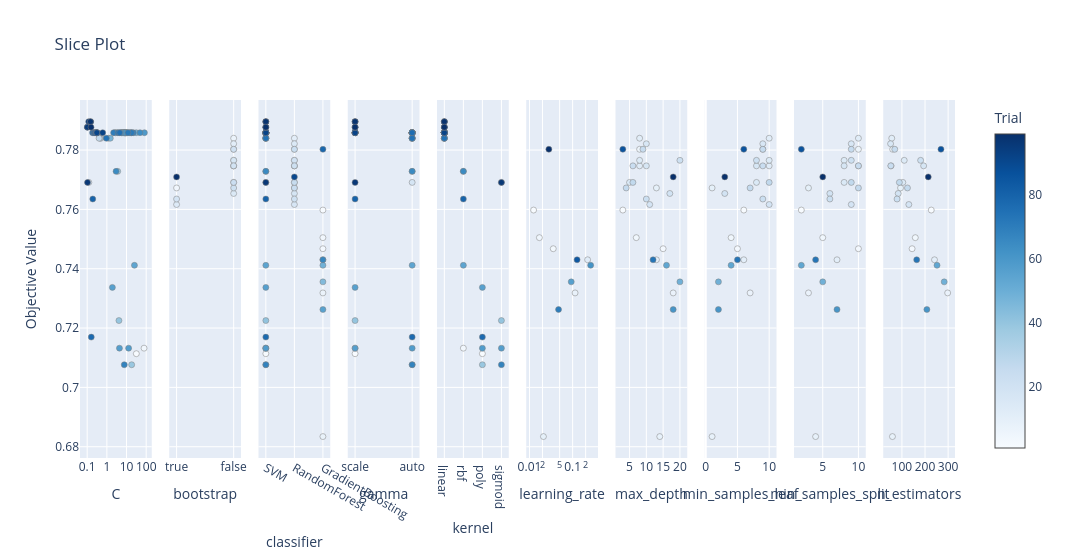

Here is the notebook cell this chart was saved with:
### Code cell
# 3. Slice Plot
plot_slice(study).show()

### Figure 1 — Plotly figure (JSON) as saved in the notebook; plotly's stock layout.template omitted (floating-point values rounded to 4 significant figures)
{"data": [{"marker": {"color": [1, 4, 18, 25, 26, 27, 28, 29, 30, 31, 32, 33, 34, 35, 36, 37, 38, 39, 40, 41, 42, 43, 45, 46, 47, 49, 50, 51, 52, 53, 54, 56, 57, 58, 59, 60, 61, 62, 63, 64, 65, 67, 68, 69, 70, 71, 72, 73, 74, 75, 76, 77, 79, 80, 81, 82, 83, 84, 85, 86, 87, 88, 89, 91, 92, 93, 94, 95, 96, 97, 98, 99], "colorbar": {"title": {"text": "Trial"}, "x": 1, "xpad": 40}, "colorscale": [[0, "rgb(247,251,255)"], [0.125, "rgb(222,235,247)"], [0.25, "rgb(198,219,239)"], [0.375, "rgb(158,202,225)"], [0.5, "rgb(107,174,214)"], [0.625, "rgb(66,146,198)"], [0.75, "rgb(33,113,181)"], [0.875, "rgb(8,81,156)"], [1, "rgb(8,48,107)"]], "line": {"color": "Grey", "width": 0.5}, "showscale": true}, "mode": "markers", "name": "Feasible Trial", "showlegend": false, "type": "scatter", "x": [31.5, 77.71, 0.1211, 0.5017, 0.4401, 0.4019, 1.195, 3.583, 8.738, 8.717, 9.07, 7.813, 7.475, 6.632, 18.36, 2.775, 3.559, 18.23, 4.11, 11.68, 8.545, 2.636, 15.4, 5.522, 1.493, 31.26, 10.12, 6.886, 5.34, 10.12, 25.25, 1.907, 4.372, 12.75, 81.1, 7.692, 6.151, 8.238, 5.24, 48.53, 2.943, 14.76, 7.68, 21.93, 2.204, 18.24, 11.83, 3.699, 0.9412, 4.485, 0.1875, 0.1612, 0.2908, 0.1924, 0.2159, 0.2362, 0.3184, 0.3016, 0.2804, 0.2664, 0.3048, 0.3054, 0.3022, 0.3112, 0.6144, 0.1017, 0.1192, 0.102, 0.1037, 0.15, 0.1469, 0.1565], "xaxis": "x", "y": [0.7114, 0.7132, 0.7691, 0.784, 0.784, 0.784, 0.784, 0.7858, 0.7858, 0.7858, 0.7858, 0.7858, 0.7858, 0.7858, 0.7858, 0.7858, 0.7728, 0.7076, 0.7225, 0.7858, 0.7858, 0.7858, 0.7858, 0.7858, 0.784, 0.7858, 0.7858, 0.7858, 0.7858, 0.7858, 0.7412, 0.7337, 0.7132, 0.7132, 0.7858, 0.7858, 0.7858, 0.7858, 0.7858, 0.7858, 0.7728, 0.7858, 0.7076, 0.7858, 0.7858, 0.7858, 0.7858, 0.7858, 0.784, 0.7858, 0.7858, 0.7169, 0.7858, 0.7635, 0.7858, 0.7858, 0.7858, 0.7858, 0.7858, 0.7858, 0.7858, 0.7858, 0.7858, 0.7858, 0.7858, 0.7877, 0.7896, 0.7877, 0.7691, 0.7896, 0.7896, 0.7877], "yaxis": "y"}, {"marker": {"color": [5, 8, 10, 11, 12, 13, 14, 15, 16, 17, 19, 20, 21, 22, 23, 24, 90], "colorbar": {"title": {"text": "Trial"}, "x": 1, "xpad": 40}, "colorscale": [[0, "rgb(247,251,255)"], [0.125, "rgb(222,235,247)"], [0.25, "rgb(198,219,239)"], [0.375, "rgb(158,202,225)"], [0.5, "rgb(107,174,214)"], [0.625, "rgb(66,146,198)"], [0.75, "rgb(33,113,181)"], [0.875, "rgb(8,81,156)"], [1, "rgb(8,48,107)"]], "line": {"color": "Grey", "width": 0.5}, "showscale": false}, "mode": "markers", "name": "Feasible Trial", "showlegend": false, "type": "scatter", "x": [false, true, false, false, false, false, false, false, true, false, false, true, false, false, false, false, true], "xaxis": "x2", "y": [0.7803, 0.7672, 0.784, 0.7747, 0.7765, 0.7691, 0.7821, 0.7747, 0.7616, 0.7654, 0.7765, 0.7635, 0.7747, 0.7803, 0.7672, 0.7691, 0.7709], "yaxis": "y2"}, {"marker": {"color": [0, 1, 2, 3, 4, 5, 6, 7, 8, 9, 10, 11, 12, 13, 14, 15, 16, 17, 18, 19, 20, 21, 22, 23, 24, 25, 26, 27, 28, 29, 30, 31, 32, 33, 34, 35, 36, 37, 38, 39, 40, 41, 42, 43, 44, 45, 46, 47, 48, 49, 50, 51, 52, 53, 54, 55, 56, 57, 58, 59, 60, 61, 62, 63, 64, 65, 66, 67, 68, 69, 70, 71, 72, 73, 74, 75, 76, 77, 78, 79, 80, 81, 82, 83, 84, 85, 86, 87, 88, 89, 90, 91, 92, 93, 94, 95, 96, 97, 98, 99], "colorbar": {"title": {"text": "Trial"}, "x": 1, "xpad": 40}, "colorscale": [[0, "rgb(247,251,255)"], [0.125, "rgb(222,235,247)"], [0.25, "rgb(198,219,239)"], [0.375, "rgb(158,202,225)"], [0.5, "rgb(107,174,214)"], [0.625, "rgb(66,146,198)"], [0.75, "rgb(33,113,181)"], [0.875, "rgb(8,81,156)"], [1, "rgb(8,48,107)"]], "line": {"color": "Grey", "width": 0.5}, "showscale": false}, "mode": "markers", "name": "Feasible Trial", "showlegend": false, "type": "scatter", "x": ["GradientBoosting", "SVM", "GradientBoosting", "GradientBoosting", "SVM", "RandomForest", "GradientBoosting", "GradientBoosting", "RandomForest", "GradientBoosting", "RandomForest", "RandomForest", "RandomForest", "RandomForest", "RandomForest", "RandomForest", "RandomForest", "RandomForest", "SVM", "RandomForest", "RandomForest", "RandomForest", "RandomForest", "RandomForest", "RandomForest", "SVM", "SVM", "SVM", "SVM", "SVM", "SVM", "SVM", "SVM", "SVM", "SVM", "SVM", "SVM", "SVM", "SVM", "SVM", "SVM", "SVM", "SVM", "SVM", "GradientBoosting", "SVM", "SVM", "SVM", "GradientBoosting", "SVM", "SVM", "SVM", "SVM", "SVM", "SVM", "GradientBoosting", "SVM", "SVM", "SVM", "SVM", "SVM", "SVM", "SVM", "SVM", "SVM", "SVM", "GradientBoosting", "SVM", "SVM", "SVM", "SVM", "SVM", "SVM", "SVM", "SVM", "SVM", "SVM", "SVM", "GradientBoosting", "SVM", "SVM", "SVM", "SVM", "SVM", "SVM", "SVM", "SVM", "SVM", "SVM", "SVM", "RandomForest", "SVM", "SVM", "SVM", "SVM", "SVM", "SVM", "SVM", "SVM", "SVM"], "xaxis": "x3", "y": [0.7598, 0.7114, 0.7467, 0.7505, 0.7132, 0.7803, 0.7318, 0.6834, 0.7672, 0.743, 0.784, 0.7747, 0.7765, 0.7691, 0.7821, 0.7747, 0.7616, 0.7654, 0.7691, 0.7765, 0.7635, 0.7747, 0.7803, 0.7672, 0.7691, 0.784, 0.784, 0.784, 0.784, 0.7858, 0.7858, 0.7858, 0.7858, 0.7858, 0.7858, 0.7858, 0.7858, 0.7858, 0.7728, 0.7076, 0.7225, 0.7858, 0.7858, 0.7858, 0.7356, 0.7858, 0.7858, 0.784, 0.7412, 0.7858, 0.7858, 0.7858, 0.7858, 0.7858, 0.7412, 0.7263, 0.7337, 0.7132, 0.7132, 0.7858, 0.7858, 0.7858, 0.7858, 0.7858, 0.7858, 0.7728, 0.743, 0.7858, 0.7076, 0.7858, 0.7858, 0.7858, 0.7858, 0.7858, 0.784, 0.7858, 0.7858, 0.7169, 0.7803, 0.7858, 0.7635, 0.7858, 0.7858, 0.7858, 0.7858, 0.7858, 0.7858, 0.7858, 0.7858, 0.7858, 0.7709, 0.7858, 0.7858, 0.7877, 0.7896, 0.7877, 0.7691, 0.7896, 0.7896, 0.7877], "yaxis": "y3"}, {"marker": {"color": [1, 4, 18, 25, 26, 27, 28, 29, 30, 31, 32, 33, 34, 35, 36, 37, 38, 39, 40, 41, 42, 43, 45, 46, 47, 49, 50, 51, 52, 53, 54, 56, 57, 58, 59, 60, 61, 62, 63, 64, 65, 67, 68, 69, 70, 71, 72, 73, 74, 75, 76, 77, 79, 80, 81, 82, 83, 84, 85, 86, 87, 88, 89, 91, 92, 93, 94, 95, 96, 97, 98, 99], "colorbar": {"title": {"text": "Trial"}, "x": 1, "xpad": 40}, "colorscale": [[0, "rgb(247,251,255)"], [0.125, "rgb(222,235,247)"], [0.25, "rgb(198,219,239)"], [0.375, "rgb(158,202,225)"], [0.5, "rgb(107,174,214)"], [0.625, "rgb(66,146,198)"], [0.75, "rgb(33,113,181)"], [0.875, "rgb(8,81,156)"], [1, "rgb(8,48,107)"]], "line": {"color": "Grey", "width": 0.5}, "showscale": false}, "mode": "markers", "name": "Feasible Trial", "showlegend": false, "type": "scatter", "x": ["scale", "scale", "auto", "auto", "auto", "auto", "auto", "auto", "auto", "auto", "auto", "auto", "auto", "auto", "auto", "auto", "auto", "auto", "scale", "auto", "auto", "auto", "auto", "auto", "auto", "auto", "auto", "auto", "auto", "auto", "auto", "scale", "scale", "auto", "auto", "scale", "auto", "auto", "auto", "auto", "auto", "auto", "auto", "auto", "auto", "auto", "auto", "auto", "auto", "auto", "auto", "auto", "scale", "scale", "scale", "scale", "scale", "scale", "scale", "scale", "scale", "scale", "scale", "scale", "scale", "scale", "scale", "scale", "scale", "scale", "scale", "scale"], "xaxis": "x4", "y": [0.7114, 0.7132, 0.7691, 0.784, 0.784, 0.784, 0.784, 0.7858, 0.7858, 0.7858, 0.7858, 0.7858, 0.7858, 0.7858, 0.7858, 0.7858, 0.7728, 0.7076, 0.7225, 0.7858, 0.7858, 0.7858, 0.7858, 0.7858, 0.784, 0.7858, 0.7858, 0.7858, 0.7858, 0.7858, 0.7412, 0.7337, 0.7132, 0.7132, 0.7858, 0.7858, 0.7858, 0.7858, 0.7858, 0.7858, 0.7728, 0.7858, 0.7076, 0.7858, 0.7858, 0.7858, 0.7858, 0.7858, 0.784, 0.7858, 0.7858, 0.7169, 0.7858, 0.7635, 0.7858, 0.7858, 0.7858, 0.7858, 0.7858, 0.7858, 0.7858, 0.7858, 0.7858, 0.7858, 0.7858, 0.7877, 0.7896, 0.7877, 0.7691, 0.7896, 0.7896, 0.7877], "yaxis": "y4"}, {"marker": {"color": [1, 4, 18, 25, 26, 27, 28, 29, 30, 31, 32, 33, 34, 35, 36, 37, 38, 39, 40, 41, 42, 43, 45, 46, 47, 49, 50, 51, 52, 53, 54, 56, 57, 58, 59, 60, 61, 62, 63, 64, 65, 67, 68, 69, 70, 71, 72, 73, 74, 75, 76, 77, 79, 80, 81, 82, 83, 84, 85, 86, 87, 88, 89, 91, 92, 93, 94, 95, 96, 97, 98, 99], "colorbar": {"title": {"text": "Trial"}, "x": 1, "xpad": 40}, "colorscale": [[0, "rgb(247,251,255)"], [0.125, "rgb(222,235,247)"], [0.25, "rgb(198,219,239)"], [0.375, "rgb(158,202,225)"], [0.5, "rgb(107,174,214)"], [0.625, "rgb(66,146,198)"], [0.75, "rgb(33,113,181)"], [0.875, "rgb(8,81,156)"], [1, "rgb(8,48,107)"]], "line": {"color": "Grey", "width": 0.5}, "showscale": false}, "mode": "markers", "name": "Feasible Trial", "showlegend": false, "type": "scatter", "x": ["poly", "rbf", "sigmoid", "linear", "linear", "linear", "linear", "linear", "linear", "linear", "linear", "linear", "linear", "linear", "linear", "linear", "rbf", "poly", "sigmoid", "linear", "linear", "linear", "linear", "linear", "linear", "linear", "linear", "linear", "linear", "linear", "rbf", "poly", "sigmoid", "poly", "linear", "linear", "linear", "linear", "linear", "linear", "rbf", "linear", "sigmoid", "linear", "linear", "linear", "linear", "linear", "linear", "linear", "linear", "poly", "linear", "rbf", "linear", "linear", "linear", "linear", "linear", "linear", "linear", "linear", "linear", "linear", "linear", "linear", "linear", "linear", "sigmoid", "linear", "linear", "linear"], "xaxis": "x5", "y": [0.7114, 0.7132, 0.7691, 0.784, 0.784, 0.784, 0.784, 0.7858, 0.7858, 0.7858, 0.7858, 0.7858, 0.7858, 0.7858, 0.7858, 0.7858, 0.7728, 0.7076, 0.7225, 0.7858, 0.7858, 0.7858, 0.7858, 0.7858, 0.784, 0.7858, 0.7858, 0.7858, 0.7858, 0.7858, 0.7412, 0.7337, 0.7132, 0.7132, 0.7858, 0.7858, 0.7858, 0.7858, 0.7858, 0.7858, 0.7728, 0.7858, 0.7076, 0.7858, 0.7858, 0.7858, 0.7858, 0.7858, 0.784, 0.7858, 0.7858, 0.7169, 0.7858, 0.7635, 0.7858, 0.7858, 0.7858, 0.7858, 0.7858, 0.7858, 0.7858, 0.7858, 0.7858, 0.7858, 0.7858, 0.7877, 0.7896, 0.7877, 0.7691, 0.7896, 0.7896, 0.7877], "yaxis": "y5"}, {"marker": {"color": [0, 2, 3, 6, 7, 9, 44, 48, 55, 66, 78], "colorbar": {"title": {"text": "Trial"}, "x": 1, "xpad": 40}, "colorscale": [[0, "rgb(247,251,255)"], [0.125, "rgb(222,235,247)"], [0.25, "rgb(198,219,239)"], [0.375, "rgb(158,202,225)"], [0.5, "rgb(107,174,214)"], [0.625, "rgb(66,146,198)"], [0.75, "rgb(33,113,181)"], [0.875, "rgb(8,81,156)"], [1, "rgb(8,48,107)"]], "line": {"color": "Grey", "width": 0.5}, "showscale": false}, "mode": "markers", "name": "Feasible Trial", "showlegend": false, "type": "scatter", "x": [0.01246, 0.03555, 0.01698, 0.114, 0.02105, 0.2224, 0.09275, 0.2617, 0.04716, 0.1269, 0.02812], "xaxis": "x6", "y": [0.7598, 0.7467, 0.7505, 0.7318, 0.6834, 0.743, 0.7356, 0.7412, 0.7263, 0.743, 0.7803], "yaxis": "y6"}, {"marker": {"color": [0, 2, 3, 5, 6, 7, 8, 9, 10, 11, 12, 13, 14, 15, 16, 17, 19, 20, 21, 22, 23, 24, 44, 48, 55, 66, 78, 90], "colorbar": {"title": {"text": "Trial"}, "x": 1, "xpad": 40}, "colorscale": [[0, "rgb(247,251,255)"], [0.125, "rgb(222,235,247)"], [0.25, "rgb(198,219,239)"], [0.375, "rgb(158,202,225)"], [0.5, "rgb(107,174,214)"], [0.625, "rgb(66,146,198)"], [0.75, "rgb(33,113,181)"], [0.875, "rgb(8,81,156)"], [1, "rgb(8,48,107)"]], "line": {"color": "Grey", "width": 0.5}, "showscale": false}, "mode": "markers", "name": "Feasible Trial", "showlegend": false, "type": "scatter", "x": [3, 15, 7, 8, 18, 14, 13, 13, 8, 8, 8, 5, 10, 10, 11, 17, 20, 10, 6, 9, 4, 6, 20, 16, 18, 12, 3, 18], "xaxis": "x7", "y": [0.7598, 0.7467, 0.7505, 0.7803, 0.7318, 0.6834, 0.7672, 0.743, 0.784, 0.7747, 0.7765, 0.7691, 0.7821, 0.7747, 0.7616, 0.7654, 0.7765, 0.7635, 0.7747, 0.7803, 0.7672, 0.7691, 0.7356, 0.7412, 0.7263, 0.743, 0.7803, 0.7709], "yaxis": "y7"}, {"marker": {"color": [0, 2, 3, 5, 6, 7, 8, 9, 10, 11, 12, 13, 14, 15, 16, 17, 19, 20, 21, 22, 23, 24, 44, 48, 55, 66, 78, 90], "colorbar": {"title": {"text": "Trial"}, "x": 1, "xpad": 40}, "colorscale": [[0, "rgb(247,251,255)"], [0.125, "rgb(222,235,247)"], [0.25, "rgb(198,219,239)"], [0.375, "rgb(158,202,225)"], [0.5, "rgb(107,174,214)"], [0.625, "rgb(66,146,198)"], [0.75, "rgb(33,113,181)"], [0.875, "rgb(8,81,156)"], [1, "rgb(8,48,107)"]], "line": {"color": "Grey", "width": 0.5}, "showscale": false}, "mode": "markers", "name": "Feasible Trial", "showlegend": false, "type": "scatter", "x": [6, 5, 4, 9, 7, 1, 1, 6, 10, 10, 10, 8, 9, 8, 10, 3, 8, 9, 9, 9, 7, 10, 2, 4, 2, 5, 6, 3], "xaxis": "x8", "y": [0.7598, 0.7467, 0.7505, 0.7803, 0.7318, 0.6834, 0.7672, 0.743, 0.784, 0.7747, 0.7765, 0.7691, 0.7821, 0.7747, 0.7616, 0.7654, 0.7765, 0.7635, 0.7747, 0.7803, 0.7672, 0.7691, 0.7356, 0.7412, 0.7263, 0.743, 0.7803, 0.7709], "yaxis": "y8"}, {"marker": {"color": [0, 2, 3, 5, 6, 7, 8, 9, 10, 11, 12, 13, 14, 15, 16, 17, 19, 20, 21, 22, 23, 24, 44, 48, 55, 66, 78, 90], "colorbar": {"title": {"text": "Trial"}, "x": 1, "xpad": 40}, "colorscale": [[0, "rgb(247,251,255)"], [0.125, "rgb(222,235,247)"], [0.25, "rgb(198,219,239)"], [0.375, "rgb(158,202,225)"], [0.5, "rgb(107,174,214)"], [0.625, "rgb(66,146,198)"], [0.75, "rgb(33,113,181)"], [0.875, "rgb(8,81,156)"], [1, "rgb(8,48,107)"]], "line": {"color": "Grey", "width": 0.5}, "showscale": false}, "mode": "markers", "name": "Feasible Trial", "showlegend": false, "type": "scatter", "x": [2, 10, 5, 10, 3, 4, 3, 7, 10, 10, 8, 8, 9, 8, 9, 6, 9, 6, 10, 9, 10, 9, 5, 2, 7, 4, 2, 5], "xaxis": "x9", "y": [0.7598, 0.7467, 0.7505, 0.7803, 0.7318, 0.6834, 0.7672, 0.743, 0.784, 0.7747, 0.7765, 0.7691, 0.7821, 0.7747, 0.7616, 0.7654, 0.7765, 0.7635, 0.7747, 0.7803, 0.7672, 0.7691, 0.7356, 0.7412, 0.7263, 0.743, 0.7803, 0.7709], "yaxis": "y9"}, {"marker": {"color": [0, 2, 3, 5, 6, 7, 8, 9, 10, 11, 12, 13, 14, 15, 16, 17, 19, 20, 21, 22, 23, 24, 44, 48, 55, 66, 78, 90], "colorbar": {"title": {"text": "Trial"}, "x": 1, "xpad": 40}, "colorscale": [[0, "rgb(247,251,255)"], [0.125, "rgb(222,235,247)"], [0.25, "rgb(198,219,239)"], [0.375, "rgb(158,202,225)"], [0.5, "rgb(107,174,214)"], [0.625, "rgb(66,146,198)"], [0.75, "rgb(33,113,181)"], [0.875, "rgb(8,81,156)"], [1, "rgb(8,48,107)"]], "line": {"color": "Grey", "width": 0.5}, "showscale": false}, "mode": "markers", "name": "Feasible Trial", "showlegend": false, "type": "scatter", "x": [227, 144, 158, 60, 298, 59, 94, 241, 56, 53, 110, 104, 51, 194, 130, 84, 181, 79, 52, 69, 124, 89, 283, 252, 208, 164, 269, 214], "xaxis": "x10", "y": [0.7598, 0.7467, 0.7505, 0.7803, 0.7318, 0.6834, 0.7672, 0.743, 0.784, 0.7747, 0.7765, 0.7691, 0.7821, 0.7747, 0.7616, 0.7654, 0.7765, 0.7635, 0.7747, 0.7803, 0.7672, 0.7691, 0.7356, 0.7412, 0.7263, 0.743, 0.7803, 0.7709], "yaxis": "y10"}], "layout": {"title": {"text": "Slice Plot"}, "width": 3000, "xaxis": {"anchor": "y", "domain": [0, 0.082], "title": {"text": "C"}, "type": "log"}, "xaxis10": {"anchor": "y10", "domain": [0.918, 1.0], "title": {"text": "n_estimators"}}, "xaxis2": {"anchor": "y2", "categoryarray": [true, false], "categoryorder": "array", "domain": [0.102, 0.184], "title": {"text": "bootstrap"}, "type": "category"}, "xaxis3": {"anchor": "y3", "categoryarray": ["SVM", "RandomForest", "GradientBoosting"], "categoryorder": "array", "domain": [0.204, 0.286], "title": {"text": "classifier"}, "type": "category"}, "xaxis4": {"anchor": "y4", "categoryarray": ["scale", "auto"], "categoryorder": "array", "domain": [0.306, 0.388], "title": {"text": "gamma"}, "type": "category"}, "xaxis5": {"anchor": "y5", "categoryarray": ["linear", "rbf", "poly", "sigmoid"], "categoryorder": "array", "domain": [0.408, 0.49], "title": {"text": "kernel"}, "type": "category"}, "xaxis6": {"anchor": "y6", "domain": [0.51, 0.592], "title": {"text": "learning_rate"}, "type": "log"}, "xaxis7": {"anchor": "y7", "domain": [0.612, 0.694], "title": {"text": "max_depth"}}, "xaxis8": {"anchor": "y8", "domain": [0.714, 0.796], "title": {"text": "min_samples_leaf"}}, "xaxis9": {"anchor": "y9", "domain": [0.816, 0.898], "title": {"text": "min_samples_split"}}, "yaxis": {"anchor": "x", "domain": [0, 1], "title": {"text": "Objective Value"}}, "yaxis10": {"anchor": "x10", "domain": [0, 1], "matches": "y", "showticklabels": false}, "yaxis2": {"anchor": "x2", "domain": [0, 1], "matches": "y", "showticklabels": false}, "yaxis3": {"anchor": "x3", "domain": [0, 1], "matches": "y", "showticklabels": false}, "yaxis4": {"anchor": "x4", "domain": [0, 1], "matches": "y", "showticklabels": false}, "yaxis5": {"anchor": "x5", "domain": [0, 1], "matches": "y", "showticklabels": false}, "yaxis6": {"anchor": "x6", "domain": [0, 1], "matches": "y", "showticklabels": false}, "yaxis7": {"anchor": "x7", "domain": [0, 1], "matches": "y", "showticklabels": false}, "yaxis8": {"anchor": "x8", "domain": [0, 1], "matches": "y", "showticklabels": false}, "yaxis9": {"anchor": "x9", "domain": [0, 1], "matches": "y", "showticklabels": false}}}
